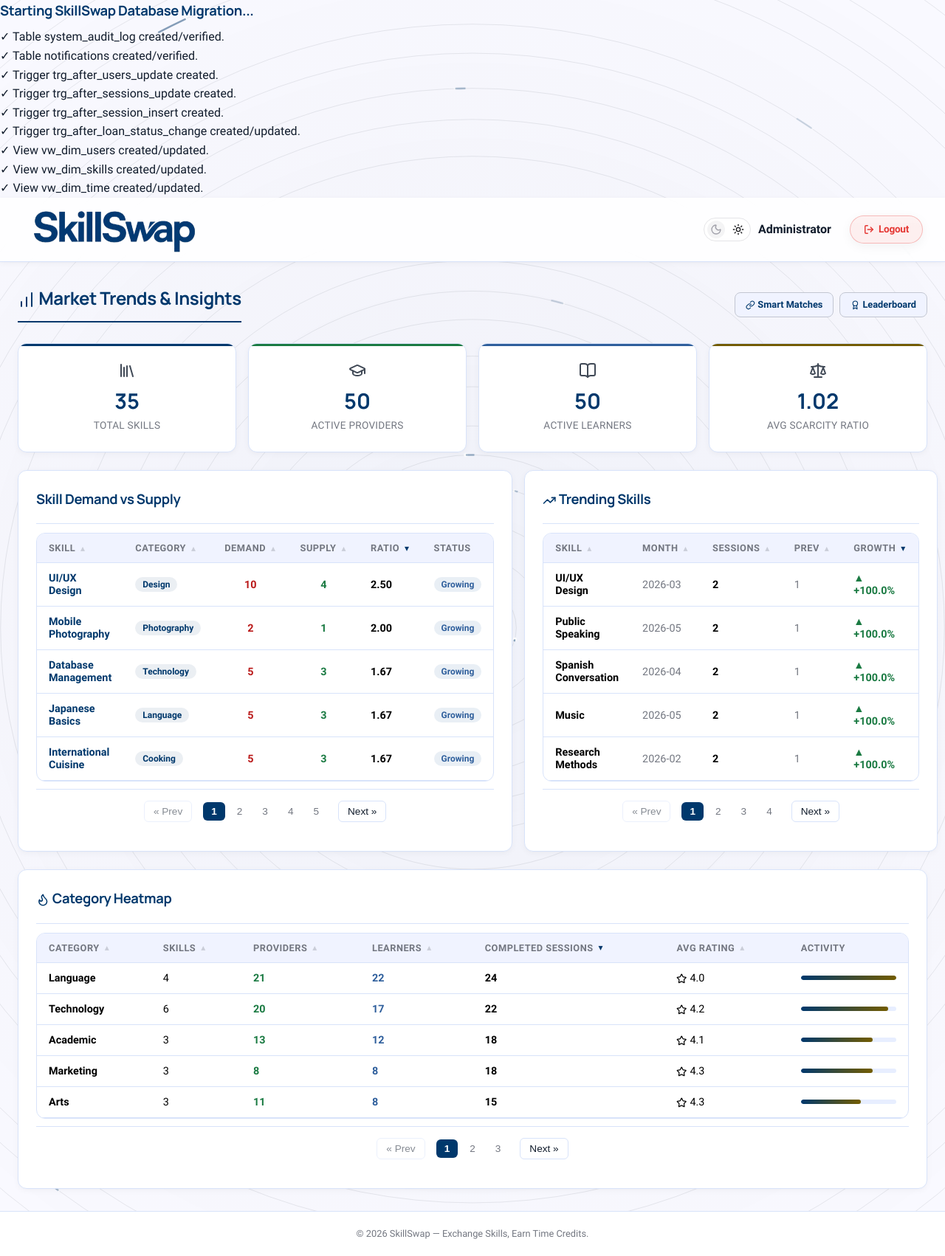
The page /pages/market_trends.php (signed in) on the database its author committed.
### tables this page shows
CREATE TABLE IF NOT EXISTS skills (
    skill_id INT AUTO_INCREMENT PRIMARY KEY,
    skill_name VARCHAR(100) NOT NULL,
    catagory VARCHAR(50),
    description TEXT,
    difficulty_level ENUM('Beginner', 'Intermediate', 'Advanced')
);

### pages/market_trends.php (the view, shortened to what the rows shown need)
<?php
require_once __DIR__ . '/../config/db.php';
$sort_scarcity = trim($_GET['sort_scarcity'] ?? 'ratio');
$order_scarcity = trim($_GET['order_scarcity'] ?? 'desc');
$allowed_scarcity = ['skill' => 's.skill_name', 'category' => 's.catagory', 'demand' => 'demand_count', 'supply' => 'supply_count', 'ratio' => 'scarcity_ratio'];
$col_scarcity = $allowed_scarcity[$sort_scarcity] ?? 'scarcity_ratio';
$ord_scarcity = (strtolower($order_scarcity) === 'asc') ? 'ASC' : 'DESC';
$sort_trending = trim($_GET['sort_trending'] ?? 'growth');
$order_trending = trim($_GET['order_trending'] ?? 'desc');
$allowed_trending = ['skill' => 'skill_name', 'month' => 'month', 'sessions' => 'session_count', 'prev' => 'prev_month_count', 'growth' => 'growth_pct'];
$col_trending = $allowed_trending[$sort_trending] ?? 'growth_pct';
$ord_trending = (strtolower($order_trending) === 'asc') ? 'ASC' : 'DESC';
$sort_heatmap = trim($_GET['sort_heatmap'] ?? 'sessions');
$order_heatmap = trim($_GET['order_heatmap'] ?? 'desc');
$allowed_heatmap = ['category' => 'category', 'skills' => 'skill_count', 'providers' => 'total_providers', 'learners' => 'total_learners', 'sessions' => 'total_sessions', 'rating' => 'avg_rating'];
$col_heatmap = $allowed_heatmap[$sort_heatmap] ?? 'total_sessions';
$ord_heatmap = (strtolower($order_heatmap) === 'asc') ? 'ASC' : 'DESC';
$scarcity = $conn->query("
    SELECT
        s.skill_id, s.skill_name, s.catagory,
        COALESCE(d.demand_count, 0) AS demand_count,
        COALESCE(o.supply_count, 0) AS supply_count,
        CASE
            WHEN COALESCE(o.supply_count, 0) = 0 AND COALESCE(d.demand_count, 0) > 0 THEN 999.99
            WHEN COALESCE(o.supply_count, 0) = 0 THEN 0
            ELSE ROUND(COALESCE(d.demand_count, 0) * 1.0 / o.supply_count, 2)
        END AS scarcity_ratio,
        COALESCE(sess.completed_sessions, 0) AS completed_sessions,
        COALESCE(sess.avg_tc_cost, 0) AS avg_tc_cost,
        CASE
            WHEN COALESCE(o.supply_count, 0) = 0 AND COALESCE(d.demand_count, 0) > 0 THEN 'Critical Gap'
            WHEN COALESCE(o.supply_count, 0) = 0 THEN 'No Activity'
            WHEN COALESCE(d.demand_count, 0) * 1.0 / o.supply_count > 3 THEN 'High Demand'
            WHEN COALESCE(d.demand_count, 0) * 1.0 / o.supply_count > 1.5 THEN 'Growing'
            WHEN COALESCE(d.demand_count, 0) * 1.0 / o.supply_count >= 0.8 THEN 'Balanced'
            ELSE 'Over-Supplied'
        END AS market_status
    FROM skills s
    LEFT JOIN (
        SELECT skill_id, COUNT(*) AS demand_count FROM user_skills_requested GROUP BY skill_id
    ) d ON s.skill_id = d.skill_id
    LEFT JOIN (
        SELECT skill_id, COUNT(*) AS supply_count FROM user_skills_offered GROUP BY skill_id
    ) o ON s.skill_id = o.skill_id
    LEFT JOIN (
        SELECT skill_id, COUNT(*) AS completed_sessions, ROUND(AVG(time_credit_transfer), 2) AS avg_tc_cost
        FROM exchange_sessions WHERE status = 'completed'
        GROUP BY skill_id
    ) sess ON s.skill_id = sess.skill_id
    WHERE COALESCE(d.demand_count, 0) > 0 OR COALESCE(o.supply_count, 0) > 0
    ORDER BY $col_scarcity $ord_scarcity
");
$trending = $conn->query("
    WITH monthly_skill_sessions AS (
        SELECT
            es.skill_id,
            s.skill_name,
            s.catagory,
            DATE_FORMAT(es.scheduled_time, '%Y-%m') AS month,
            COUNT(*) AS session_count
        FROM exchange_sessions es
        JOIN skills s ON es.skill_id = s.skill_id
        WHERE es.status = 'completed'
        GROUP BY es.skill_id, month
    ),
    with_lag AS (
        SELECT *,
            LAG(session_count) OVER (PARTITION BY skill_id ORDER BY month) AS prev_month_count
        FROM monthly_skill_sessions
    )
    SELECT
        skill_id, skill_name, catagory, month, session_count, prev_month_count,
        CASE
            WHEN prev_month_count IS NULL THEN NULL
            WHEN prev_month_count = 0 THEN 100.0
            ELSE ROUND((session_count - prev_month_count) * 100.0 / prev_month_count, 1)
        END AS growth_pct
    FROM with_lag
    ORDER BY $col_trending $ord_trending
    LIMIT 20
");
$category_heat = $conn->query("
    SELECT
        s.catagory AS category,
        COUNT(DISTINCT s.skill_id) AS skill_count,
        COALESCE(SUM(DISTINCT uso_cnt.cnt), 0) AS total_providers,
        COALESCE(SUM(DISTINCT usr_cnt.cnt), 0) AS total_learners,
        (SELECT COUNT(*) FROM exchange_sessions es2
         JOIN skills sk ON es2.skill_id = sk.skill_id
         WHERE sk.catagory = s.catagory AND es2.status = 'completed') AS total_sessions,
        (SELECT ROUND(AVG(es3.rating), 1) FROM exchange_sessions es3
         JOIN skills sk2 ON es3.skill_id = sk2.skill_id
         WHERE sk2.catagory = s.catagory AND es3.rating IS NOT NULL) AS avg_rating
    FROM skills s
    LEFT JOIN (
        SELECT uso.skill_id, COUNT(*) AS cnt FROM user_skills_offered uso GROUP BY uso.skill_id
    ) uso_cnt ON s.skill_id = uso_cnt.skill_id
    LEFT JOIN (
        SELECT usr.skill_id, COUNT(*) AS cnt FROM user_skills_requested usr GROUP BY usr.skill_id
    ) usr_cnt ON s.skill_id = usr_cnt.skill_id
    WHERE s.catagory IS NOT NULL
    GROUP BY s.catagory
    ORDER BY $col_heatmap $ord_heatmap
");
include __DIR__ . '/../includes/header.php';
?>
<div class="page-wrapper">
    <div class="container">
        <div class="flex justify-between items-center" style="flex-wrap:wrap; gap:12px;">
            <div>
                <h1 class="page-title" style="margin-bottom:4px;"><i data-lucide="bar-chart" class="lucide-sm"></i> Market Trends & Insights</h1>
            </div>
        </div>
        <div class="grid-2 mt-3">
            <div class="card">
                <?php if ($scarcity && $scarcity->num_rows > 0): ?>
                    <div class="table-wrapper">
                        <table>
                            <thead>
                                <tr>
                                    <th>
                                        <span class="th-content">
                                            <span>Skill</span>
                                            <?php echo renderTableSort('skill', $sort_scarcity, $order_scarcity, 'sort_scarcity', 'order_scarcity'); ?>
                                        </span>
                                    </th>
                                    <th>
                                        <span class="th-content">
                                            <span>Category</span>
                                            <?php echo renderTableSort('category', $sort_scarcity, $order_scarcity, 'sort_scarcity', 'order_scarcity'); ?>
                                        </span>
                                    </th>
                                    <th>
                                        <span class="th-content">
                                            <span>Demand</span>
                                            <?php echo renderTableSort('demand', $sort_scarcity, $order_scarcity, 'sort_scarcity', 'order_scarcity'); ?>
                                        </span>
                                    </th>
                                    <th>
                                        <span class="th-content">
                                            <span>Supply</span>
                                            <?php echo renderTableSort('supply', $sort_scarcity, $order_scarcity, 'sort_scarcity', 'order_scarcity'); ?>
                                        </span>
                                    </th>
                                    <th>
                                        <span class="th-content">
                                            <span>Ratio</span>
                                            <?php echo renderTableSort('ratio', $sort_scarcity, $order_scarcity, 'sort_scarcity', 'order_scarcity'); ?>
                                        </span>
                                    </th>
                                    <th>Status</th>
                                </tr>
                            </thead>
                            <tbody>
                                <?php while ($row = $scarcity->fetch_assoc()):
                                    $status_badge = 'badge-info';
                                    if ($row['market_status'] === 'Critical Gap') $status_badge = 'badge-danger';
                                    elseif ($row['market_status'] === 'High Demand') $status_badge = 'badge-warning';
                                    elseif ($row['market_status'] === 'Growing') $status_badge = 'badge-info';
                                    elseif ($row['market_status'] === 'Balanced') $status_badge = 'badge-success';
                                    elseif ($row['market_status'] === 'Over-Supplied') $status_badge = 'badge-orange';
                                ?>
                                    <tr>
                                        <td><a href="skill_detail.php?id=<?php echo $row['skill_id']; ?>" style="font-weight:600;"><?php echo htmlspecialchars($row['skill_name']); ?></a></td>
                                        <td><span class="badge badge-orange"><?php echo htmlspecialchars($row['catagory'] ?? 'N/A'); ?></span></td>
                                        <td style="text-align:center; font-weight:600; color:var(--danger);"><?php echo $row['demand_count']; ?></td>
                                        <td style="text-align:center; font-weight:600; color:var(--success);"><?php echo $row['supply_count']; ?></td>
                                        <td style="font-weight:700;">
                                            <?php echo $row['scarcity_ratio'] >= 999 ? '∞' : $row['scarcity_ratio']; ?>
                                        </td>
                                        <td><span class="badge <?php echo $status_badge; ?>"><?php echo $row['market_status']; ?></span></td>
                                    </tr>
                                <?php endwhile; ?>
                            </tbody>
                        </table>
                    </div>
                <?php else: ?>
                    <div class="empty-state"><p>No market data available yet.</p></div>
                <?php endif; ?>
            </div>
            <div class="card">
                <?php if ($trending && $trending->num_rows > 0): ?>
                    <div class="table-wrapper">
                        <table>
                            <thead>
                                <tr>
                                    <th>
                                        <span class="th-content">
                                            <span>Skill</span>
                                            <?php echo renderTableSort('skill', $sort_trending, $order_trending, 'sort_trending', 'order_trending'); ?>
                                        </span>
                                    </th>
                                    <th>
                                        <span class="th-content">
                                            <span>Month</span>
                                            <?php echo renderTableSort('month', $sort_trending, $order_trending, 'sort_trending', 'order_trending'); ?>
                                        </span>
                                    </th>
                                    <th>
                                        <span class="th-content">
                                            <span>Sessions</span>
                                            <?php echo renderTableSort('sessions', $sort_trending, $order_trending, 'sort_trending', 'order_trending'); ?>
                                        </span>
                                    </th>
                                    <th>
                                        <span class="th-content">
                                            <span>Prev</span>
                                            <?php echo renderTableSort('prev', $sort_trending, $order_trending, 'sort_trending', 'order_trending'); ?>
                                        </span>
                                    </th>
                                    <th>
                                        <span class="th-content">
                                            <span>Growth</span>
                                            <?php echo renderTableSort('growth', $sort_trending, $order_trending, 'sort_trending', 'order_trending'); ?>
                                        </span>
                                    </th>
                                </tr>
                            </thead>
                        </table>
                    </div>
                <?php else: ?>
                    <div class="empty-state"><p>Not enough session data to calculate trends yet.</p></div>
                <?php endif; ?>
            </div>
        </div>
        <div class="card mt-3">
            <?php if ($category_heat && $category_heat->num_rows > 0): ?>
                <div class="table-wrapper">
                    <table>
                        <thead>
                            <tr>
                                <th>
                                    <span class="th-content">
                                        <span>Category</span>
                                        <?php echo renderTableSort('category', $sort_heatmap, $order_heatmap, 'sort_heatmap', 'order_heatmap'); ?>
                                    </span>
                                </th>
                                <th>
                                    <span class="th-content">
                                        <span>Skills</span>
                                        <?php echo renderTableSort('skills', $sort_heatmap, $order_heatmap, 'sort_heatmap', 'order_heatmap'); ?>
                                    </span>
                                </th>
                                <th>
                                    <span class="th-content">
                                        <span>Providers</span>
                                        <?php echo renderTableSort('providers', $sort_heatmap, $order_heatmap, 'sort_heatmap', 'order_heatmap'); ?>
                                    </span>
                                </th>
                                <th>
                                    <span class="th-content">
                                        <span>Learners</span>
                                        <?php echo renderTableSort('learners', $sort_heatmap, $order_heatmap, 'sort_heatmap', 'order_heatmap'); ?>
                                    </span>
                                </th>
                                <th>
                                    <span class="th-content">
                                        <span>Completed Sessions</span>
                                        <?php echo renderTableSort('sessions', $sort_heatmap, $order_heatmap, 'sort_heatmap', 'order_heatmap'); ?>
                                    </span>
                                </th>
                                <th>
                                    <span class="th-content">
                                        <span>Avg Rating</span>
                                        <?php echo renderTableSort('rating', $sort_heatmap, $order_heatmap, 'sort_heatmap', 'order_heatmap'); ?>
                                    </span>
                                </th>
                                <th>Activity</th>
                            </tr>
                        </thead>
                    </table>
                </div>
            <?php else: ?>
                <div class="empty-state"><p>No category data available.</p></div>
            <?php endif; ?>
        </div>
    </div>
</div>
<?php include __DIR__ . '/../includes/footer.php'; ?>

### rows shown on the page
skills: skill_name "UI/UX Design", catagory "Design", demand_count "10", supply_count "4", scarcity_ratio "2.50", market_status "Growing"
skills: skill_name "Mobile Photography", catagory "Photography", demand_count "2", supply_count "1", scarcity_ratio "2.00", market_status "Growing"
skills: skill_name "Database Management", catagory "Technology", demand_count "5", supply_count "3", scarcity_ratio "1.67", market_status "Growing"
skills: skill_name "Japanese Basics", catagory "Language", demand_count "5", supply_count "3", scarcity_ratio "1.67", market_status "Growing"
skills: skill_name "International Cuisine", catagory "Cooking", demand_count "5", supply_count "3", scarcity_ratio "1.67", market_status "Growing"

### other values the page prints
$user_name "Administrator"
$total_skills "35"
$total_providers "50"
$total_learners "50"
$avg_scarcity "1.02"
$arrow "▾ ▾ ▾"
$t['skill_name'] "UI/UX Design"
$t['month'] "2026-03"
$t['session_count'] "2"
$t['prev_month_count'] "1"
$growth_text "▲ +100.0%"
$t['skill_name'] "Public Speaking"
$t['month'] "2026-05"
$t['skill_name'] "Spanish Conversation"
$t['month'] "2026-04"
